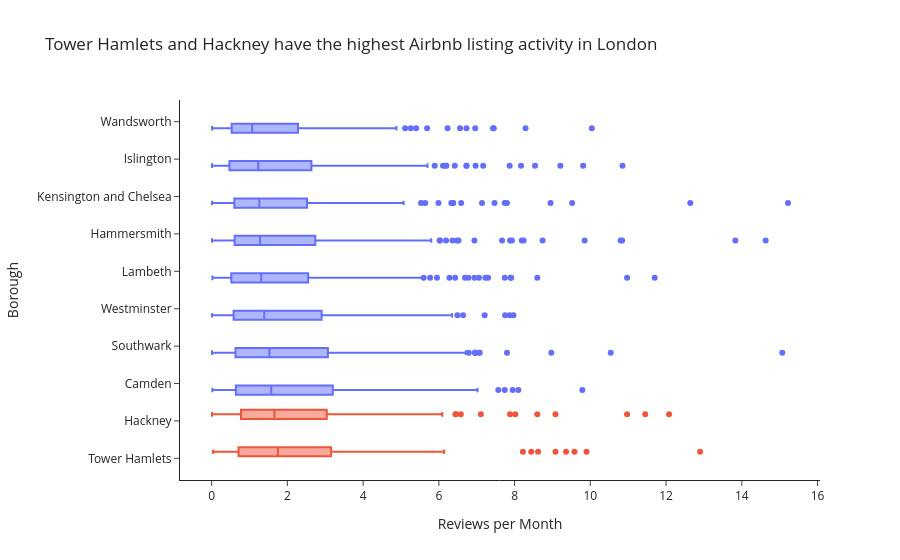

Notebook code for this chart:
### Code cell
# Task 2 — Box plot: Listing activity by borough

# Remove listings with zero reviews
df_reviews = df[df['reviews_per_month'] > 0].copy()

# Get borough order by median reviews
borough_order = (
    df_reviews.groupby('neighbourhood')['reviews_per_month']
    .median()
    .sort_values(ascending=False)
)

# Top 2 busiest boroughs
top2 = borough_order.head(2).index.tolist()

# Create highlight column
df_reviews['highlight'] = np.where(
    df_reviews['neighbourhood'].isin(top2),
    'Top Boroughs',
    'Other Boroughs'
)

# Box plot
fig = px.box(
    df_reviews,
    x='reviews_per_month',
    y='neighbourhood',
    color='highlight',
    orientation='h',
    category_orders={'neighbourhood': borough_order.index.tolist()},
    points='outliers',
    title=f'{top2[0]} and {top2[1]} have the highest Airbnb listing activity in London',
    labels={
        'reviews_per_month': 'Reviews per Month',
        'neighbourhood': 'Borough'
    }
)

# Clean layout
fig.update_layout(
    template='simple_white',
    showlegend=False,
    yaxis={'categoryorder': 'array', 'categoryarray': borough_order.index.tolist()}
)

fig.show()

### Figure 1 — Plotly figure (JSON) as saved in the notebook; plotly's stock layout.template omitted (floating-point values rounded to 4 significant figures; data arrays with more than 128 entries replaced by an {"elided": "..."} marker saying what was removed)
{"data": [{"alignmentgroup": "True", "boxpoints": "outliers", "hovertemplate": "highlight=Other Boroughs<br>Reviews per Month=%{x}<br>Borough=%{y}<extra></extra>", "legendgroup": "Other Boroughs", "marker": {"color": "#636efa"}, "name": "Other Boroughs", "notched": false, "offsetgroup": "Other Boroughs", "orientation": "h", "showlegend": true, "type": "box", "x": {"elided": "1984 float values"}, "x0": " ", "xaxis": "x", "y": {"elided": "1984 str values"}, "y0": " ", "yaxis": "y"}, {"alignmentgroup": "True", "boxpoints": "outliers", "hovertemplate": "highlight=Top Boroughs<br>Reviews per Month=%{x}<br>Borough=%{y}<extra></extra>", "legendgroup": "Top Boroughs", "marker": {"color": "#EF553B"}, "name": "Top Boroughs", "notched": false, "offsetgroup": "Top Boroughs", "orientation": "h", "showlegend": true, "type": "box", "x": {"elided": "511 float values"}, "x0": " ", "xaxis": "x", "y": {"elided": "511 str values"}, "y0": " ", "yaxis": "y"}], "layout": {"boxmode": "group", "legend": {"title": {"text": "highlight"}, "tracegroupgap": 0}, "showlegend": false, "title": {"text": "Tower Hamlets and Hackney have the highest Airbnb listing activity in London"}, "xaxis": {"anchor": "y", "domain": [0, 1], "title": {"text": "Reviews per Month"}}, "yaxis": {"anchor": "x", "categoryarray": ["Tower Hamlets", "Hackney", "Camden", "Southwark", "Westminster", "Lambeth", "Hammersmith", "Kensington and Chelsea", "Islington", "Wandsworth"], "categoryorder": "array", "domain": [0, 1], "title": {"text": "Borough"}}}}
